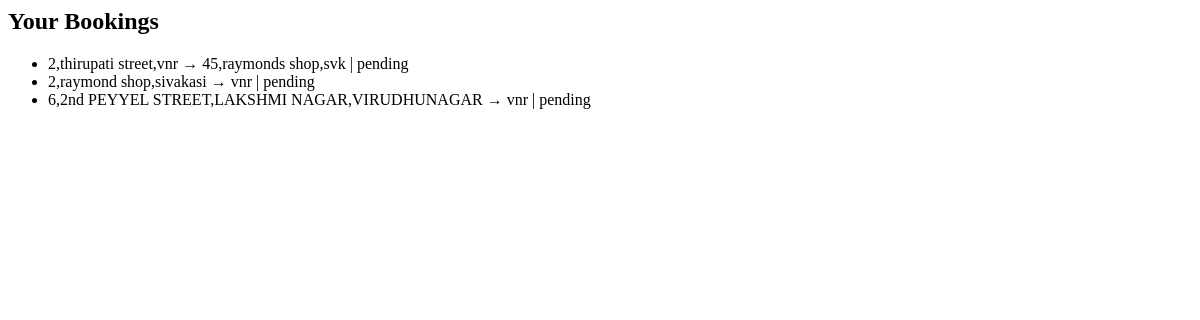
Page /booking/ (signed in) on the earlier database version.
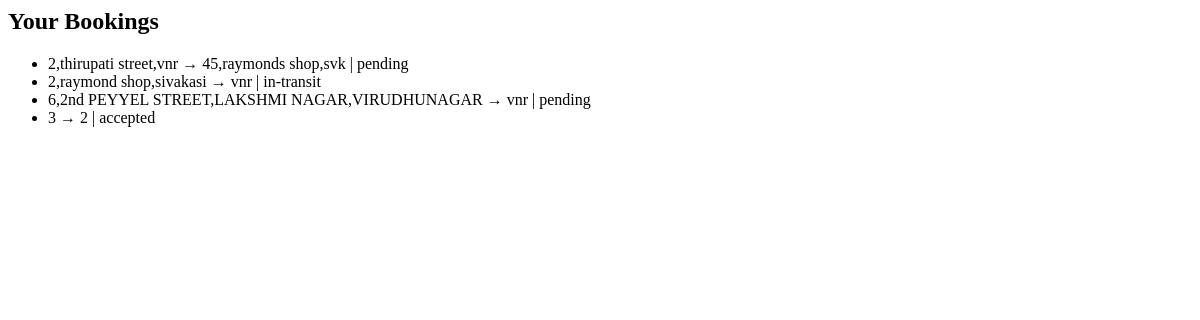
Same page on the later database version.
### client/models.py (models this page shows, shortened)
class Booking(models.Model):
    STATUS_CHOICES = [
        ('pending', 'Pending'),
        ('accepted', 'Accepted'),
        ('in-transit', 'In-Transit'),
        ('delivered', 'Delivered'),
    ]
    user = models.ForeignKey(User, on_delete=models.CASCADE)
    pickup_address = models.TextField()
    delivery_address = models.TextField()
    goods_type = models.CharField(max_length=100)
    weight = models.DecimalField(max_digits=10, decimal_places=2)
    dimensions = models.CharField(max_length=100)
    booking_date = models.DateTimeField(auto_now_add=True)
    phone_no = models.CharField(max_length=15)
    status = models.CharField(max_length=20, choices=STATUS_CHOICES, default='pending')
    branch_id = models.CharField(max_length=10,default='vpt1')
    order_id = models.CharField(max_length=20, unique=True, editable=False, null=True, blank=True)

### client/views.py (the view)
# urls.py: path('booking/', views.booking_list, name='booking_list'),
def booking_list(request):
    bookings = Booking.objects.filter(user=request.user)
    return render(request, 'booking_list.html', {'bookings': bookings})

### client/templates/booking_list.html
<h2>Your Bookings</h2>
<ul>
  {% for booking in bookings %}
    <li>
      {{ booking.pickup_address }} → {{ booking.delivery_address }} | {{ booking.status }}
    </li>
  {% empty %}
    <li>No bookings yet.</li>
  {% endfor %}
</ul>

Differences in the rows shown:
changed Booking "2,raymond shop,sivakasi": status "pending" → "in-transit"
added Booking: pickup_address "3", delivery_address "2", status "accepted"
